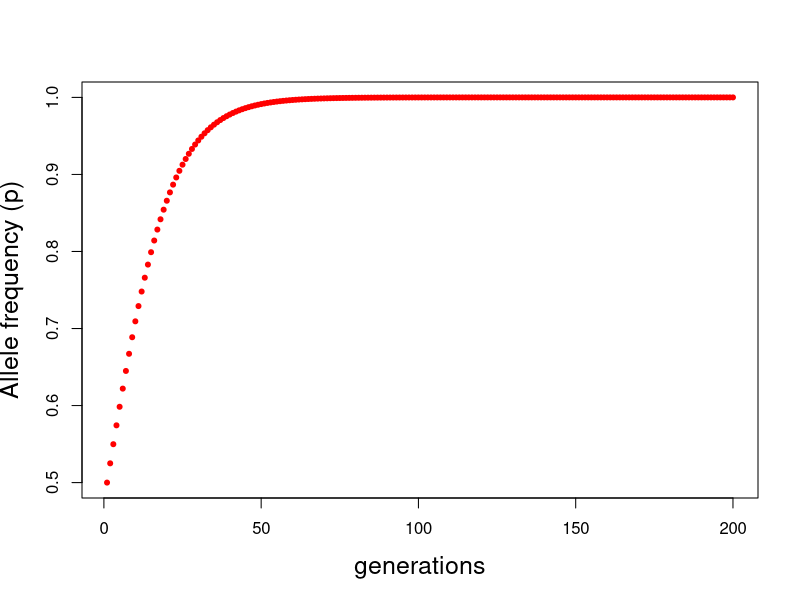
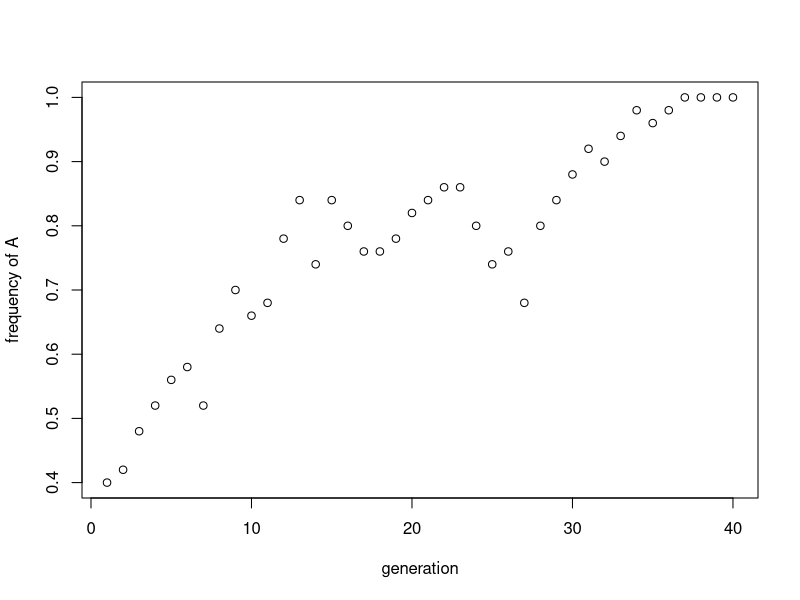
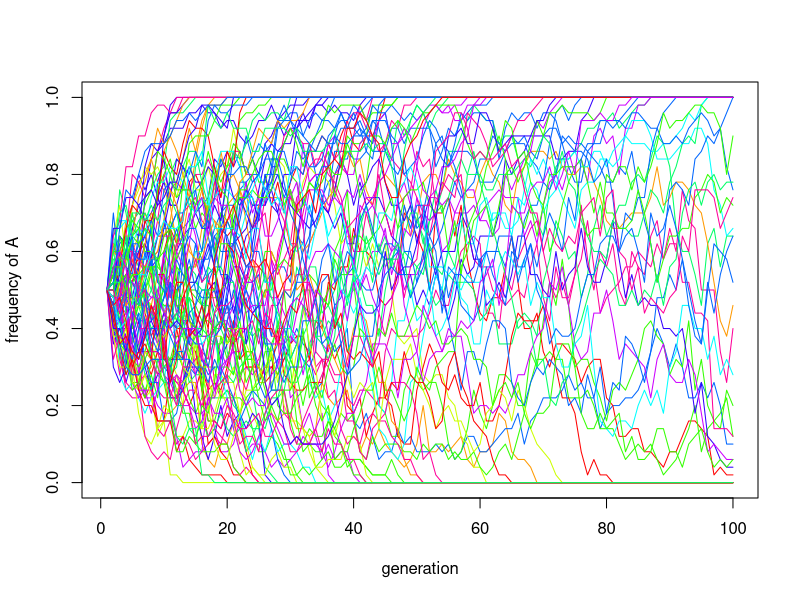
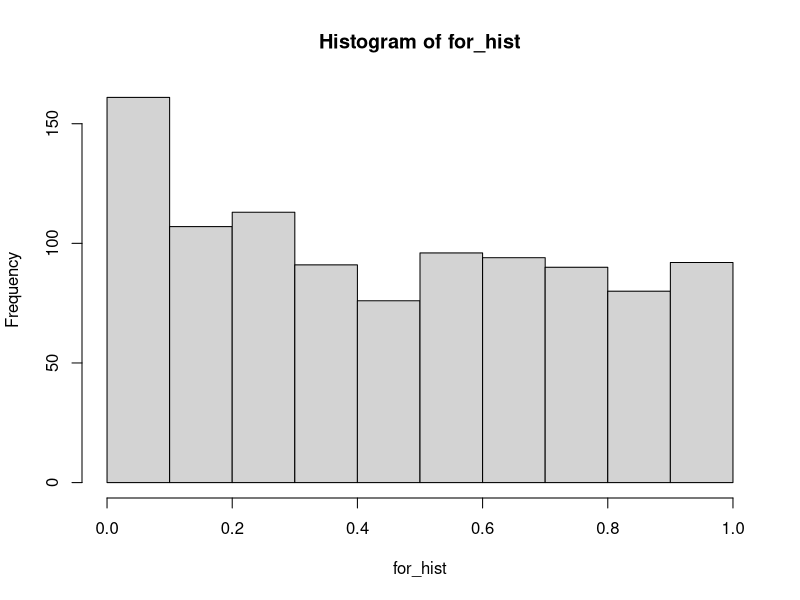
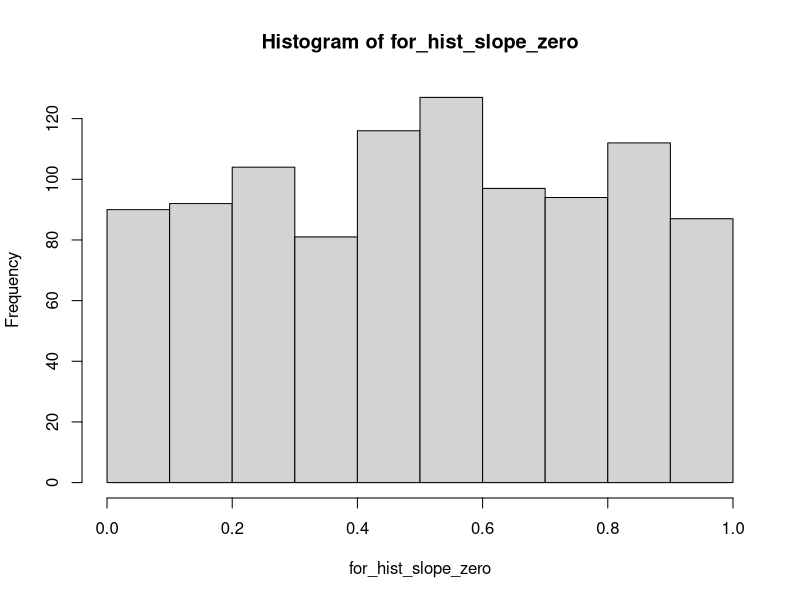

Write R code to recreate these figures, in order.
## ---- chunk 1

#Question 2

diploid_selection <- function(p0 = 0.5, wAA = 1.1, wAa = 1.0, waa = 0.9, n = 200) {
    
    # Initialize vectors to store allele frequencies and mean pop fitness
    p <- rep(NA,n)  # a vector to store allele frequencies
    delta_p <- rep(NA, n) 
    w_bar <- rep(NA, n)
     
    # starting conditions
   	p[1] <- p0 # starting allele frequencies
   	delta_p[1] <- 0 #change in allele frequency
	  w_bar[1] <- (p[1])^2 * (wAA) + 2*p[1]*(1- p[1] )*wAa + ((1- p[1])^2) * waa
	
	# now we need to loop from generation to generation
	for ( i in 2:n) {
		w_bar[i - 1] <- (p[i - 1])^2 * (wAA) + 2*p[i - 1]*(1- p[i - 1] )*wAa + ((1- p[i - 1])^2) * waa 
		p[i] <- (p[i - 1])^2 * (wAA/w_bar[i-1]) + (p[i - 1])*(1- p[i - 1])*wAa/w_bar[i-1]
			delta_p[i] <- p[i] - p[i-1] 
		}
 if (any(p > 0.9999)) {
    fixation <- min(which.max(p > 0.9999))
    cat("fixation for A1 occurs approximately at generation:", fixation )	
    } else {
        maxAlleleFreq <- max(p)
    	cat("fixation of A1 does not occur, max. allele frequency is:", print(maxAlleleFreq, digits = 2) )
    }
   plot(x = 1:n, y = p, 
     xlab="generations", 
	 ylab="Allele frequency (p)", 
	 pch = 20, col = "red", cex.lab = 1.5)
}

diploid_selection(p0 = 0.5, wAA = 1.1, wAa = 1.0, waa = 0.9, n = 200)



## ---- chunk 2
# Question 3 

#fixed if pA gets to zero or one
#trying to add diploid or haploid

genetic_drift_function <- function(numofgen=20, pA0=0.5, sst0=20, diploid=FALSE){
  
      pA <- rep(NA,numofgen)  # a vector to store allele frequencies

   	pA[1] <- pA0 # starting allele frequencies
   	
   	if (diploid == TRUE) {sst0 <- 2*sst0}
	# now we need to loop from generation to generation
	for ( i in 2:numofgen) {
allele_counts <- sample(c("a", "A"),
                        size = sst0,
                        replace = TRUE,
                        prob = c((1-pA[i-1]), pA[i-1]))

   	
pA[i] <-sum(allele_counts=="A")/length(allele_counts) 
	}
plot(pA, 
     ylab = "frequency of A", 
     xlab = "generation")
}

genetic_drift_function(numofgen=40, pA0=0.4, sst0=50, diploid=FALSE)

## ---- chunk 3
#Question 4 (100 generations, running model a 1000 times, 3 different pA0 (0.5, 0.25 and 0.1) 200 diploid individuals)

genetic_drift_function_TH <- function(numofgen=1000, pA0=0.5, sst0=200, diploid=FALSE){
  
      pA <- rep(NA,numofgen)  # a vector to store allele frequencies

   	pA[1] <- pA0 # starting allele frequencies
   	
   	if (diploid == TRUE) {sst0 <- 2*sst0}
	# now we need to loop from generation to generation
	for ( i in 2:numofgen) {
allele_counts <- sample(c("a", "A"),
                        size = sst0,
                        replace = TRUE,
                        prob = c((1-pA[i-1]), pA[i-1]))

   	
pA[i] <-sum(allele_counts=="A")/length(allele_counts) 
	}
   
if (pA[numofgen] == 0) {print("Y")}
   	else {print("N")} #function prints Y if the allele is ever lost (otherwise it prints N)
}


athousand_0.5 <- replicate(1000, genetic_drift_function_TH(numofgen=100, pA0=0.5, sst0=200, diploid=TRUE))
sum(athousand_0.5=="Y")/length(athousand_0.5)

athousand_0.25 <- replicate(1000, genetic_drift_function_TH(numofgen=100, pA0=0.25, sst0=200, diploid=TRUE))
sum(athousand_0.25=="Y")/length(athousand_0.25)

athousand_0.1 <- replicate(1000, genetic_drift_function_TH(numofgen=100, pA0=0.1, sst0=200, diploid=TRUE))
sum(athousand_0.1=="Y")/length(athousand_0.1)
## ---- chunk 4

#Question 5
genetic_drift_function_100_plot <- function(numofgen=20, pA0=0.5, sst0=20, diploid=FALSE){
  
      pA <- rep(NA,numofgen)  # a vector to store allele frequencies

   	pA[1] <- pA0 # starting allele frequencies
   	
   	if (diploid == TRUE) {sst0 <- 2*sst0}
	# now we need to loop from generation to generation
	for ( i in 2:numofgen) {
allele_counts <- sample(c("a", "A"),
                        size = sst0,
                        replace = TRUE,
                        prob = c((1-pA[i-1]), pA[i-1]))

   	
pA[i] <-sum(allele_counts=="A")/length(allele_counts) 
	}
   print(pA)
}

for (i in 1:100){
    pA_lines <- genetic_drift_function_100_plot(numofgen=100, pA0=0.5, sst0=50, diploid=FALSE)

    if (i == 1) {plot(pA_lines, type="n", ylim = c(0,1), ylab = "frequency of A", 
     xlab = "generation" )
    lines(x=(1:100),y=pA_lines,col=sample(rainbow(10)))  }
    else
      {lines(x=(1:100),y=pA_lines,col=sample(rainbow(10)))}

}

## ---- chunk 5
#question 6
question_6_function<- function(intercept=0.5, slope=0.1, numofobs=20, standdev=2){
  x <- seq(from=1, to=10, length.out = numofobs)

  a <- intercept
  b <- slope

y_deterministic <- b*x + a
y_simulated <- rnorm(length(x), mean=y_deterministic, sd=standdev)
mod_sim <- lm(y_simulated ~ x)
p_val_slope <- summary(mod_sim)$coeff[2,4]
print(p_val_slope)

}

#to check

set.seed(720)
question_6_function()
set.seed(720)
  x <- seq(from=1, to=10, length.out = 20)

a <- 0.5
  b <- 0.1

y_deterministic <- b*x + a
y_simulated <- rnorm(length(x), mean=y_deterministic, sd=2)
mod_sim <- lm(y_simulated ~ x)
p_val_slope <- summary(mod_sim)$coeff[2,4]
print(p_val_slope)

#now to generate histograms

for_hist <- replicate(1000, question_6_function())
hist(for_hist)
sum(for_hist < 0.05)/length(for_hist)

for_hist_slope_zero <- replicate(1000, question_6_function(slope=0))
hist(for_hist_slope_zero)
sum(for_hist_slope_zero < 0.05)/length(for_hist_slope_zero)
#less proportion is has a p < 0.05 when slope is zero


